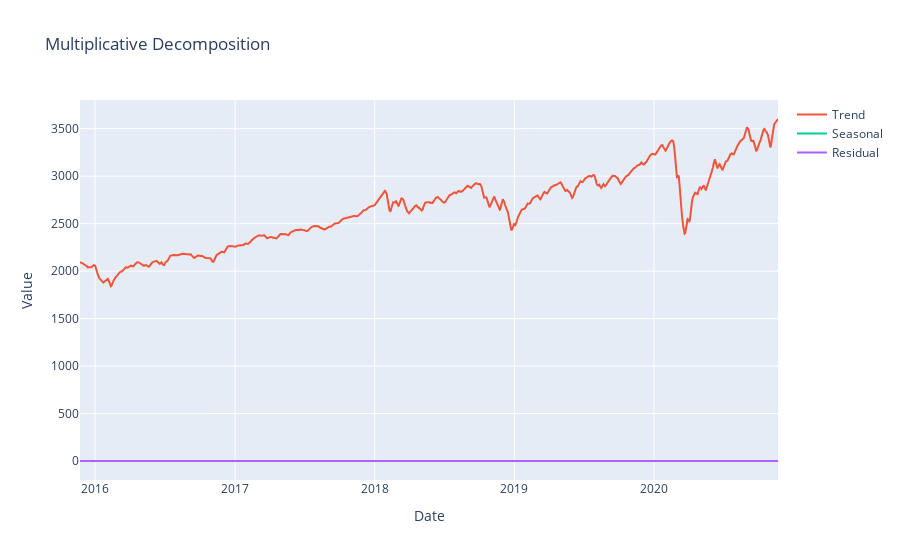
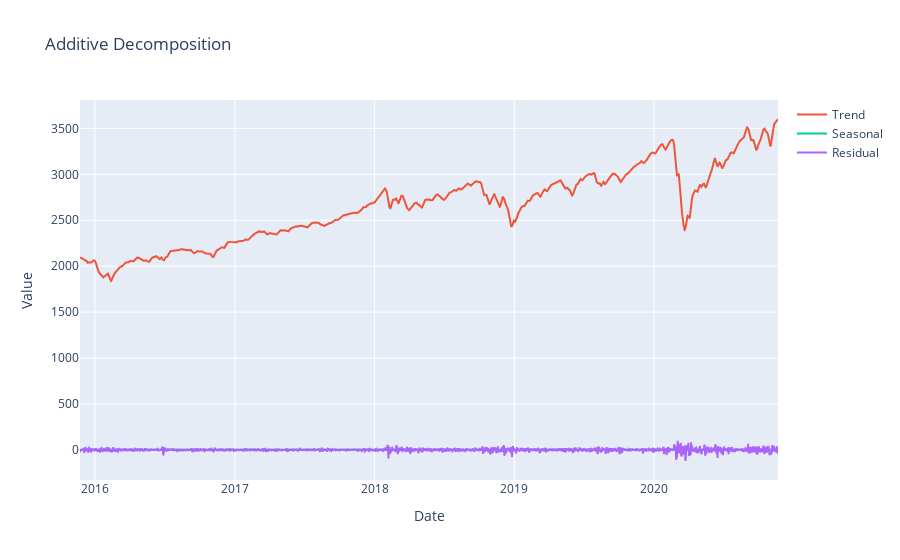

The notebook cell saved with these charts, in order:
### Code cell
df = pd.read_csv('yahoo_stock.csv', parse_dates = ['Date'], index_col = 'Date')
result_mul, result_add = seasonal_decomposition(df, 'Open')
plot(result_mul, result_add)

### Figure 1 — Plotly figure (JSON) as saved in the notebook; plotly's stock layout.template omitted (floating-point values rounded to 4 significant figures; data arrays with more than 128 entries replaced by an {"elided": "..."} marker saying what was removed)
{"data": [{"hovertemplate": "<extra></extra>", "legendgroup": "", "line": {"color": "#636efa", "dash": "solid"}, "marker": {"symbol": "circle"}, "mode": "lines", "name": "", "orientation": "v", "showlegend": false, "type": "scatter", "xaxis": "x", "yaxis": "y"}, {"mode": "lines", "name": "Trend", "type": "scatter", "x": {"elided": "1825 str values"}, "y": {"elided": "1825 float values"}}, {"mode": "lines", "name": "Seasonal", "type": "scatter", "x": {"elided": "1825 str values"}, "y": {"elided": "1825 float values"}}, {"mode": "lines", "name": "Residual", "type": "scatter", "x": {"elided": "1825 str values"}, "y": {"elided": "1825 float values"}}], "layout": {"legend": {"tracegroupgap": 0}, "title": {"text": "Multiplicative Decomposition"}, "xaxis": {"anchor": "y", "domain": [0, 1], "title": {"text": "Date"}}, "yaxis": {"anchor": "x", "domain": [0, 1], "title": {"text": "Value"}}}}

### Figure 2 — Plotly figure (JSON) as saved in the notebook; plotly's stock layout.template omitted (floating-point values rounded to 4 significant figures; data arrays with more than 128 entries replaced by an {"elided": "..."} marker saying what was removed)
{"data": [{"hovertemplate": "<extra></extra>", "legendgroup": "", "line": {"color": "#636efa", "dash": "solid"}, "marker": {"symbol": "circle"}, "mode": "lines", "name": "", "orientation": "v", "showlegend": false, "type": "scatter", "xaxis": "x", "yaxis": "y"}, {"mode": "lines", "name": "Trend", "type": "scatter", "x": {"elided": "1825 str values"}, "y": {"elided": "1825 float values"}}, {"mode": "lines", "name": "Seasonal", "type": "scatter", "x": {"elided": "1825 str values"}, "y": {"elided": "1825 float values"}}, {"mode": "lines", "name": "Residual", "type": "scatter", "x": {"elided": "1825 str values"}, "y": {"elided": "1825 float values"}}], "layout": {"legend": {"tracegroupgap": 0}, "title": {"text": "Additive Decomposition"}, "xaxis": {"anchor": "y", "domain": [0, 1], "title": {"text": "Date"}}, "yaxis": {"anchor": "x", "domain": [0, 1], "title": {"text": "Value"}}}}
